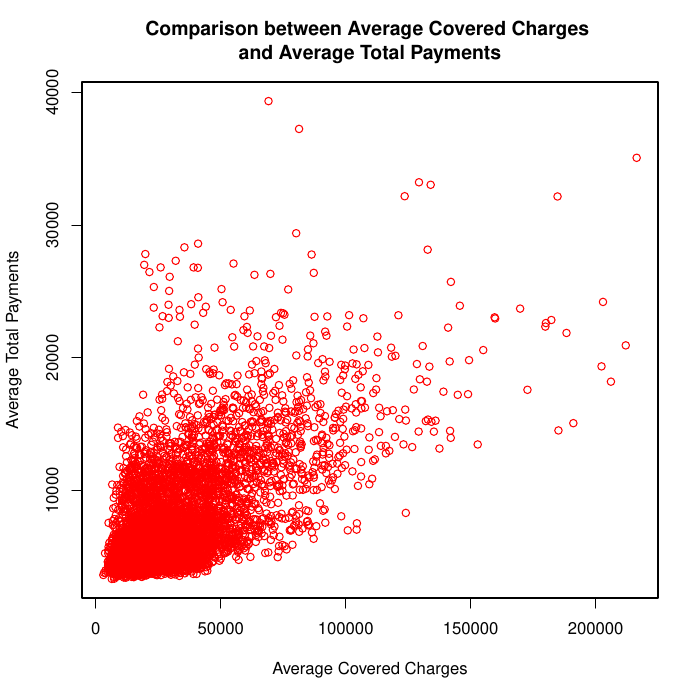

The script that saved this image:
# read the objects in not available readily
if(!exists("payments"))
{
  payments = read.csv("./payments.csv")
}

# plot the first graph
pdf("plot1.pdf")
with (my_data, 
      plot (Average.Covered.Charges, Average.Total.Payments, 
            col="red", 
            xlab="Average Covered Charges", 
            ylab="Average Total Payments", 
            main="Comparison between Average Covered Charges \nand Average Total Payments"
            )
      )
dev.off()
rm ("payments")